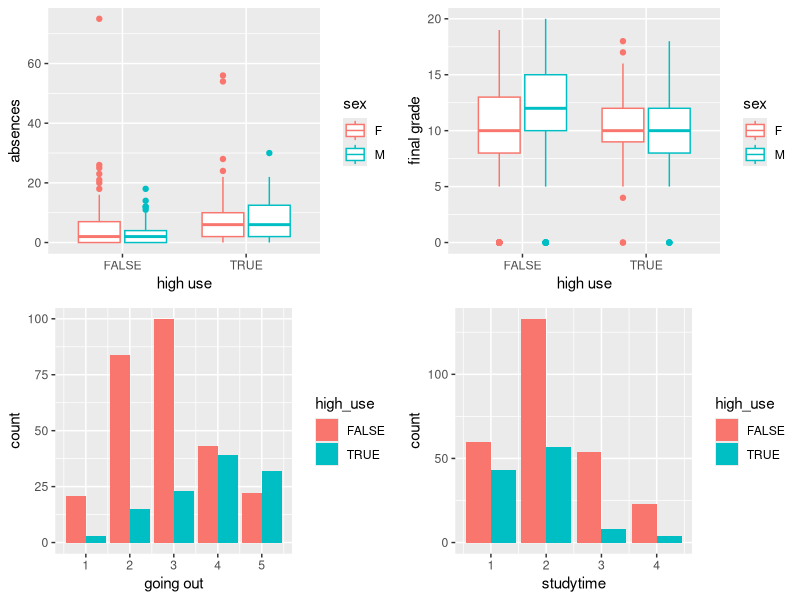
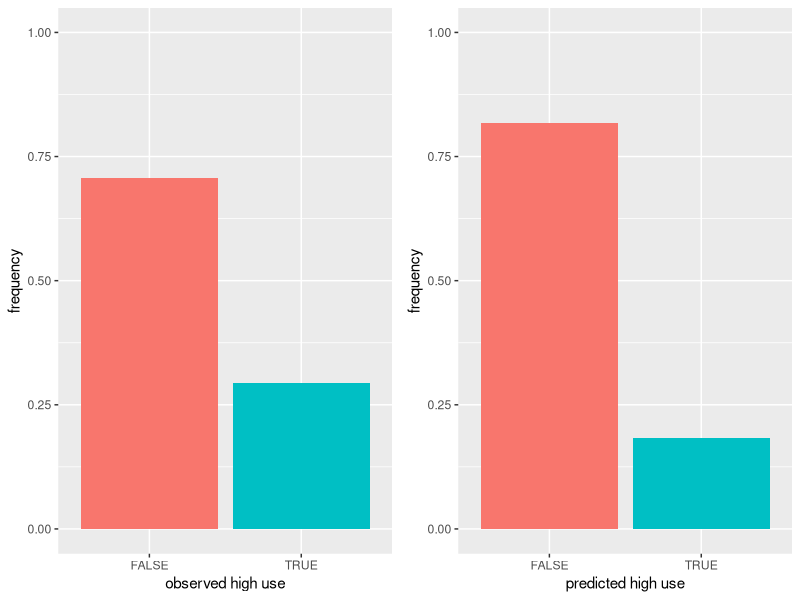

Write R code to recreate these figures, in order.
## ---- chunk 1
# Clear memory.
rm(list = ls())

# Define packages required by this script.
library(dplyr)
library(GGally)
library(ggplot2)
library(boot)

# This affects wrappings of the output of summary().
options(width = 70)

# Multiple plot function
# http://www.cookbook-r.com/Graphs/Multiple_graphs_on_one_page_(ggplot2)/
#
# ggplot objects can be passed in ..., or to plotlist (as a list of ggplot objects)
# - cols:   Number of columns in layout
# - layout: A matrix specifying the layout. If present, 'cols' is ignored.
#
# If the layout is something like matrix(c(1,2,3,3), nrow=2, byrow=TRUE),
# then plot 1 will go in the upper left, 2 will go in the upper right, and
# 3 will go all the way across the bottom.
#
multiplot <- function(..., plotlist=NULL, file, cols=1, layout=NULL) {
  library(grid)

  # Make a list from the ... arguments and plotlist
  plots <- c(list(...), plotlist)

  numPlots = length(plots)

  # If layout is NULL, then use 'cols' to determine layout
  if (is.null(layout)) {
    # Make the panel
    # ncol: Number of columns of plots
    # nrow: Number of rows needed, calculated from # of cols
    layout <- matrix(seq(1, cols * ceiling(numPlots/cols)),
                    ncol = cols, nrow = ceiling(numPlots/cols))
  }

 if (numPlots==1) {
    print(plots[[1]])

  } else {
    # Set up the page
    grid.newpage()
    pushViewport(viewport(layout = grid.layout(nrow(layout), ncol(layout))))

    # Make each plot, in the correct location
    for (i in 1:numPlots) {
      # Get the i,j matrix positions of the regions that contain this subplot
      matchidx <- as.data.frame(which(layout == i, arr.ind = TRUE))

      print(plots[[i]], vp = viewport(layout.pos.row = matchidx$row,
                                      layout.pos.col = matchidx$col))
    }
  }
}
## ---- chunk 2
# Read in the data
alc <- as.data.frame(read.table('data/alc.csv',  sep="\t", header=TRUE))
## ---- chunk 3
glimpse(alc)
## ---- chunk 4
summary(alc[c('absences','goout','G3','studytime')])
p1 <- ggplot(alc, aes(x = high_use, y = absences, col=sex)) + geom_boxplot() + xlab('high use')
p2 <- ggplot(alc, aes(goout)) + geom_bar(aes(fill = high_use), position = "dodge", stat="count") + xlab('going out')
p3 <- ggplot(alc, aes(x = high_use, y = G3, col=sex)) + geom_boxplot() + ylab('final grade') + xlab('high use')
p4 <- ggplot(alc, aes(studytime)) + geom_bar(aes(fill = high_use), position = "dodge", stat="count")
# The multiplot() is defined in the init section of this file. For details, see
# http://www.cookbook-r.com/Graphs/Multiple_graphs_on_one_page_(ggplot2)/
multiplot(p1, p2, p3, p4, cols = 2)
## ---- chunk 5
m <- glm(high_use ~ absences + goout + G3 + studytime, data = alc, family = "binomial")
summary(m)
## ---- chunk 6
or <- exp(coef(m))
or
## ---- chunk 7
ci <- exp(confint(m))
cbind(or, ci)
## ---- chunk 8
m <- glm(high_use ~ absences + goout + studytime, data = alc, family = "binomial")
summary(m)
cbind(exp(coef(m)), exp(confint(m)))
## ---- chunk 9
# Predict the probability.
probabilities <- predict(m, type = "response")
# Add the probabilities to alc.
alc <- mutate(alc, probability = probabilities)
# Calculate a logical high use value based on probabilites.
alc <- mutate(alc, prediction = probability > 0.5)
# Tabulate the target variable versus the predictions,
# with both absolute and proportional numbers.
tbl <- table(high_use = alc$high_use, prediction = alc$prediction)
addmargins(tbl)
round(addmargins(prop.table(tbl)), 2)
## ---- chunk 10
hu <- as.data.frame(prop.table(table(alc$high_use)))
pred <- as.data.frame(prop.table(table(alc$prediction)))
pp1 <- ggplot(hu, aes(Var1, Freq)) + geom_col(aes(fill = Var1)) + scale_y_continuous(limits = 0:1) + ylab('frequency') + xlab('observed high use') + theme(legend.position = 'none')
pp2 <- ggplot(pred, aes(Var1, Freq)) + geom_col(aes(fill = Var1)) + scale_y_continuous(limits = 0:1) + ylab('frequency') + xlab('predicted high use') + theme(legend.position = 'none')
multiplot(pp1, pp2, cols = 2)
## ---- chunk 11
mloss <- function(obs, prob) {
  res <- ifelse(prob > 0.5, 1, 0)
  mean(res != obs)
}
round(mloss(obs = alc$high_use, prob = alc$probability), 2)
## ---- chunk 12
cv <- cv.glm(data = alc, cost = mloss, glmfit = m, K = 10)
cv$delta[1] # Print the average number of wrong predictions.
## ---- chunk 13
m2 <- glm(high_use ~ absences + goout + studytime + sex, data = alc, family = "binomial")
summary(m2) # Summarise the model.
cbind(exp(coef(m2)), exp(confint(m2))) # Count odds and their confidence intervals.
# Predict the probability.
probabilities2 <- predict(m2, type = "response")
# Add the probabilities to alc.
alc <- mutate(alc, probability2 = probabilities2)
# Calculate a logical high use value based on probabilites.
alc <- mutate(alc, prediction2 = probability2 > 0.5)
# Re-run cross-validation and print the average number of wrong predictions.
cv2 <- cv.glm(data = alc, cost = mloss, glmfit = m2, K = 10)
cv2$delta[1]
